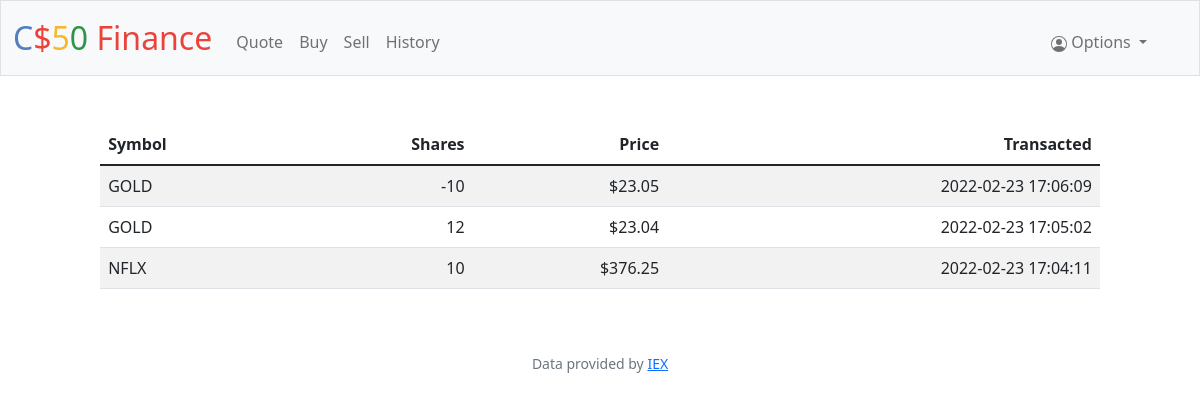
Page /history (signed in) on the committed database.
### tables this page shows
CREATE TABLE history (
id INTEGER,
user_id NUMERIC NOT NULL,
symbol TEXT NOT NULL,
shares NUMERIC NOT NULL,
price NUMERIC NOT NULL,
time TIMESTAMP NOT NULL,
PRIMARY KEY (id),
FOREIGN KEY (user_id) REFERENCES users(id)
);

### app.py (the view)
@app.route("/history")
@login_required
def history():
    history = db.execute("SELECT symbol,shares,price,time FROM history WHERE user_id = ? ORDER BY time DESC", session["user_id"])
    return render_template("history.html", history=history)

### app.py (called while the page is built)
@app.after_request
def after_request(response):
    response.headers["Cache-Control"] = "no-cache, no-store, must-revalidate"
    response.headers["Expires"] = 0
    response.headers["Pragma"] = "no-cache"
    return response

### helpers.py (called while the page is built)
def login_required(f):
    @wraps(f)
    def decorated_function(*args, **kwargs):
        if session.get("user_id") is None:
            return redirect("/login")
        return f(*args, **kwargs)
    return decorated_function

def usd(value):
    return f"${value:,.2f}"

### templates/history.html (shortened to what this page needs)
{% extends "layout.html" %}
{% block main %}
    <table class="table table-striped">
        <thead>
            <tr>
                <th class="text-start"> Symbol </th>
                <th class="text-end"> Shares </th>
                <th class="text-end"> Price </th>
                <th class="text-end"> Transacted </th>
            </tr>
        </thead>
        <tbody>
            {% for dic in history %}
                <tr>
                    <td class="text-start">{{ dic["symbol"]}}</td>
                    <td class="text-end">{{ dic["shares"] }}</td>
                    <td class="text-end">{{ dic["price"] | usd}}</td>
                    <td class="text-end">{{ dic["time"]}}
                </tr>
            {% endfor %}
        </tbody>
    </table>
{% endblock %}

### static/styles.css (style rules this page uses)
.table { width: 85%; margin-left: auto; margin-right: auto; }

### rows in the picture
history: symbol "GOLD", shares "-10", price "$23.05", time "2022-02-23 17:06:09"
history: symbol "GOLD", shares "12", price "$23.04", time "2022-02-23 17:05:02"
history: symbol "NFLX", shares "10", price "$376.25", time "2022-02-23 17:04:11"
